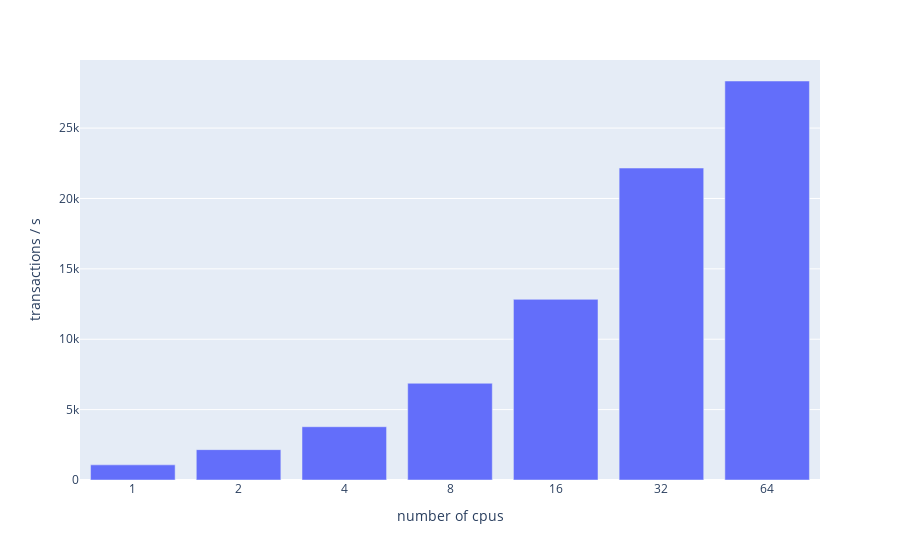

The notebook cell this image was saved under:
### Markdown cell above
## Optimizing the Go GC

I want that the Go GC doesn't collect the garbage as often, since this often blocks the execution. For that, I set an option that the Go compiler only collects its garbage when the original size of the heap is 10x larger. Result:

### Code cell
d = pd.read_csv("server-routine/data3.csv")

fig = px.bar(x=d["cpus"], y=1/(d["nsop"]*10**-9))
fig.update_layout(xaxis_type='category')
fig.update_yaxes(title_text="transactions / s")
fig.update_xaxes(title_text="number of cpus")

fig.show()

### Figure 1 — Plotly figure (JSON) as saved in the notebook; plotly's stock layout.template omitted (floating-point values rounded to 4 significant figures)
{"data": [{"alignmentgroup": "True", "hoverlabel": {"namelength": 0}, "hovertemplate": "x=%{x}<br>y=%{y}", "legendgroup": "", "marker": {"color": "#636efa"}, "name": "", "offsetgroup": "", "orientation": "v", "showlegend": false, "textposition": "auto", "type": "bar", "x": [1, 2, 4, 8, 16, 32, 64], "xaxis": "x", "y": [1075.0, 2157.0, 3785.0, 6872.0, 12830.0, 22160.0, 28350.0], "yaxis": "y"}], "layout": {"autosize": true, "barmode": "relative", "legend": {"tracegroupgap": 0}, "margin": {"t": 60}, "xaxis": {"anchor": "y", "autorange": true, "domain": [0, 1], "range": [-0.5, 6.5], "title": {"text": "number of cpus"}, "type": "category"}, "yaxis": {"anchor": "x", "autorange": true, "domain": [0, 1], "range": [0, 29840.0], "title": {"text": "transactions / s"}, "type": "linear"}}}
